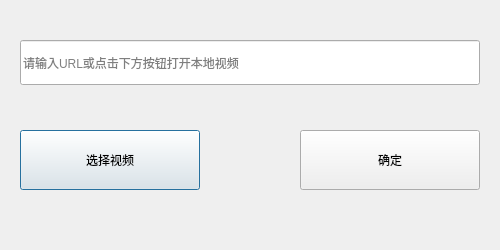
<?xml version="1.0" encoding="UTF-8"?>
<ui version="4.0">
 <class>Dialog</class>
 <widget class="QDialog" name="Dialog">
  <property name="geometry">
   <rect>
    <x>0</x>
    <y>0</y>
    <width>500</width>
    <height>250</height>
   </rect>
  </property>
  <property name="windowTitle">
   <string>视频检测</string>
  </property>
  <widget class="QLineEdit" name="lineEdit">
   <property name="geometry">
    <rect>
     <x>20</x>
     <y>40</y>
     <width>460</width>
     <height>45</height>
    </rect>
   </property>
   <property name="text">
    <string/>
   </property>
   <property name="placeholderText">
    <string>请输入URL或点击下方按钮打开本地视频</string>
   </property>
  </widget>
  <widget class="QPushButton" name="pushButton">
   <property name="geometry">
    <rect>
     <x>20</x>
     <y>130</y>
     <width>180</width>
     <height>60</height>
    </rect>
   </property>
   <property name="text">
    <string>选择视频</string>
   </property>
  </widget>
  <widget class="QPushButton" name="pushButton_2">
   <property name="geometry">
    <rect>
     <x>300</x>
     <y>130</y>
     <width>180</width>
     <height>60</height>
    </rect>
   </property>
   <property name="text">
    <string>确定</string>
   </property>
  </widget>
 </widget>
 <resources/>
 <connections/>
</ui>
